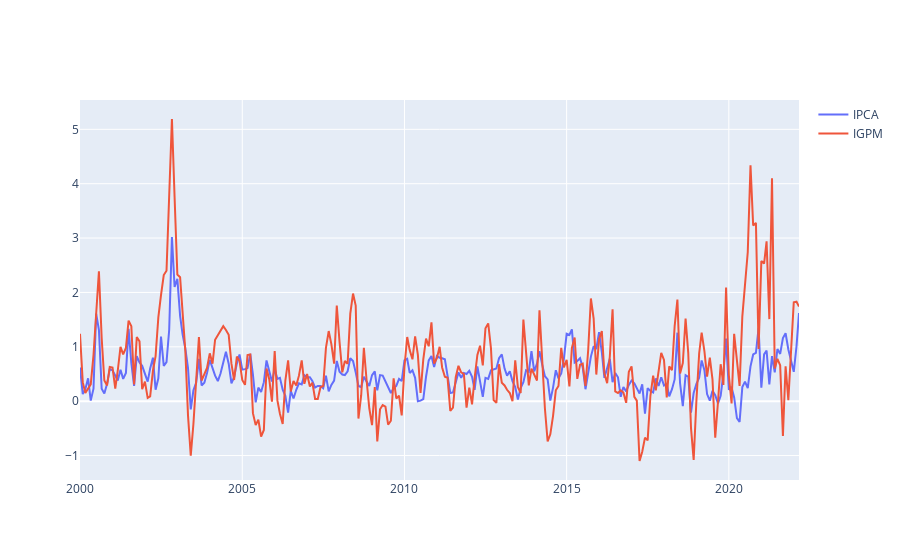

Notebook cell for this chart:
### Code cell
fig = go.Figure()
fig.add_traces(go.Scatter(x=ipca_2['data'],y=ipca_2['valor'],mode='lines',name='IPCA'))
fig.add_traces(go.Scatter(x=igpm_2['data'],y=igpm_2['valor'],mode='lines',name='IGPM'))
fig.show()

### Figure 1 — Plotly figure (JSON) as saved in the notebook; plotly's stock layout.template omitted (floating-point values rounded to 4 significant figures; data arrays with more than 128 entries replaced by an {"elided": "..."} marker saying what was removed)
{"data": [{"mode": "lines", "name": "IPCA", "type": "scatter", "x": {"elided": "267 str values"}, "y": {"elided": "267 float values"}}, {"mode": "lines", "name": "IGPM", "type": "scatter", "x": {"elided": "267 str values"}, "y": {"elided": "267 float values"}}], "layout": {}}
